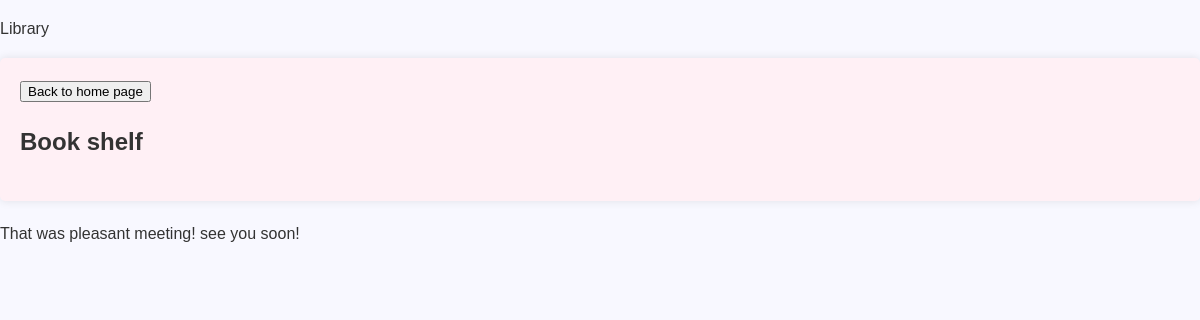
Page /books on the earlier database version.
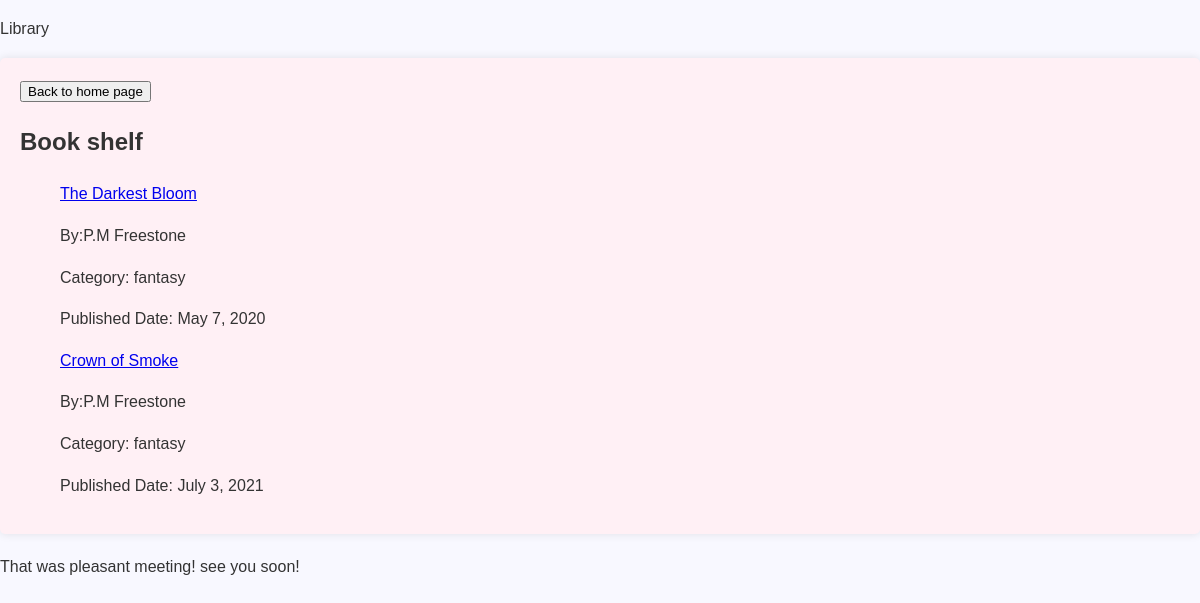
Same page on the later database version.
### library/models.py (models this page shows, shortened)
class Book(models.Model):
    title = models.CharField(max_length=200)
    author = models.ForeignKey(Author, on_delete=models.CASCADE)
    description = models.TextField(blank=True)
    published_date = models.DateField()
    category = models.ForeignKey(Category, on_delete=models.CASCADE)

class Author(models.Model):
    name = models.CharField(max_length=100)
    bio = models.TextField(blank=True)
    def __str__(self):
        return self.name

class Category(models.Model):
    name = models.CharField(max_length=100, unique=True)
    description = models.TextField(blank=True)
    def __str__(self):
        return self.name

### library/views.py (the view)
# urls.py: path("books",views.book_list,name='book_list'),
def book_list(request):
    books = Book.objects.all()
    return render(request,
                'library/books/list.html',
                  {'books': books})

### library/templates/library/Books/list.html
{% extends "library/base.html" %}
{% block content %}
<a href="{% url 'home' %}"><button>Back to home page</button></a>
<h2>Book shelf</h2>
<ul>
  {% for book in books %}
    <p><a href="{% url 'book_detail' title=book.title %}">{{ book.title }}</a></p>
    <p>By:{{ book.author }}</p>
    <p>Category: {{ book.category }}</p>
    <p>Published Date: {{ book.published_date }}</p>
  {% endfor %}
</ul>
{% endblock %}

Differences in the rows shown:
added Book: title "The Darkest Bloom", author "P.M Freestone", category "fantasy", published_date "May 7, 2020"
added Book: title "Crown of Smoke", author "P.M Freestone", category "fantasy", published_date "July 3, 2021"
